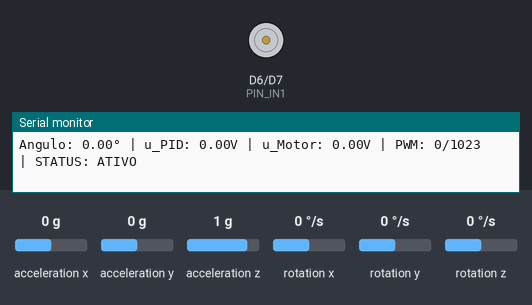
A sketch run on a simulated ESP8266 (NodeMCU). Shown: motor-driver pin pairs drawn as motors (green arrow = first pin HIGH = forward, orange = second pin HIGH = backward, longer = more drive, scaled by the enable pin), the last lines printed to the serial monitor. Inputs (shaded band) come from the test bench; at power-on: acceleration x 0 g, acceleration y 0 g, acceleration z 1 g, rotation x 0 °/s, rotation y 0 °/s, rotation z 0 °/s.

Above: at 1.7 s.
1.8 s: acceleration x set to 0.2 g
At 3.0 s:
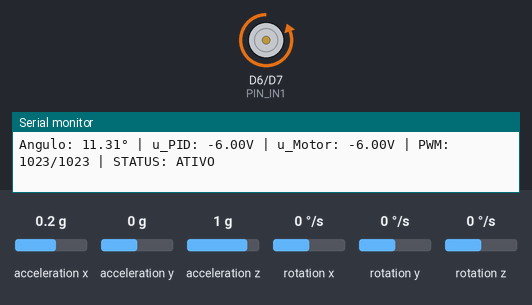
3.3 s: acceleration y set to -0.4 g
At 4.5 s:
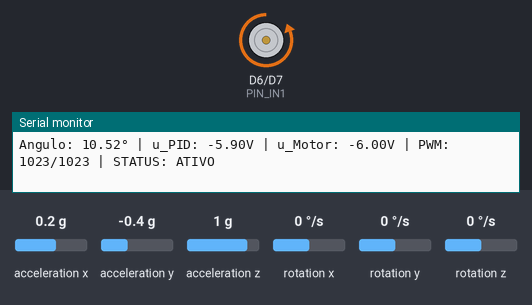
4.8 s: acceleration x set to -0.1 g
6.6 s: acceleration z set to -1.4 g
At 7.2 s:
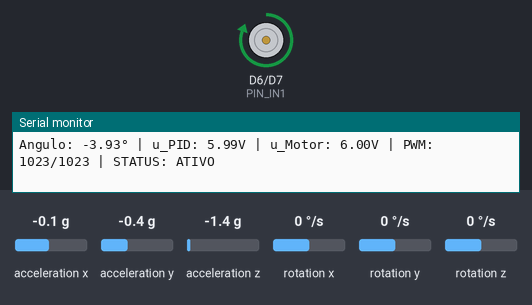
8.1 s: acceleration x set to 0.1 g
Timing chart, 0 to 11.1 s (numbered marks = the images above; inputs shaded):
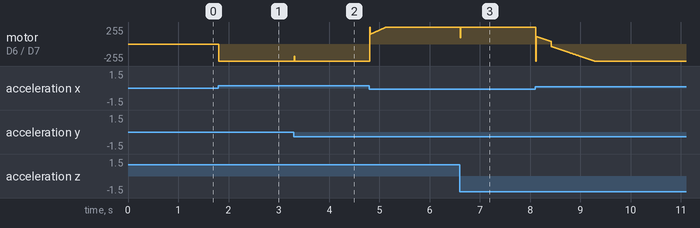

Measured:
- after the input at 1.8 s, motor on D6 (PIN_IN1) / D7 (PIN_IN2): stopped → backward 255/255 at once
- after the input at 3.3 s, motor on D6 (PIN_IN1) / D7 (PIN_IN2): backward 255/255 → backward 184/255 at once, → backward 255/255 0.01 s later
- after the input at 6.6 s, motor on D6 (PIN_IN1) / D7 (PIN_IN2): forward 255/255 → forward 92/255 at once, → forward 255/255 0.01 s later

The sketch:

pid-esp.ino
```cpp
#include "I2Cdev.h"
#include "MPU6050_6Axis_MotionApps20.h"
#include "Wire.h"

MPU6050 mpu;

// Pinos I2C no NodeMCU / ESP8266
#define PIN_SDA D2
#define PIN_SCL D1

// Ponte H L298N
#define PIN_ENA D5   // PWM (GPIO14)
#define PIN_IN1 D6   // Direção (GPIO12)
#define PIN_IN2 D7   // Direção (GPIO13)

//PWM 10 BITS
#define PWM_RANGE 1023
#define PWM_FREQ  1000     // 1 kHz

#define DIRECAO_MOTOR 1

// PARÂMETROS GERAIS
#define SAMPLE_TIME_MS 10      // tempo de amostragem
#define MAX_ANGLE 12.0         // angulo maximo (graus)
#define ANGULO_VERTICAL 0.0    // pêndulo em pé = 0°

// Parâmetros da bateria
const float V_BAT       = 6.0;    // Tensão da bateria
const float V_DEADBAND  = 0.9;   // Zona morta
const float V_MIN_MOVER = 0.9;   // Corte de corrente mínima

// Ganhos PID Turner
const float Kp = 30.42;
const float Ki = 86.57;
const float Kd = 1.66;

// Variáveis do MPU
uint8_t FIFOBuffer[64];
Quaternion q;
VectorFloat gravity;
float ypr[3];
bool mpuReady = false;

// Variáveis de Controle
float referenciaDeg    = ANGULO_VERTICAL;
float pitchOffset      = 0.0;
float pitchRAW         = 0.0;
float actualPITCH      = 0.0;
float integralErrorRad = 0.0;
float erroAnteriorRad  = 0.0;
bool primeiroPasso     = true;
bool motorAtivo        = false;
uint32_t lastHeartbeat = 0;
uint32_t lastPrint     = 0;
uint32_t lastMicros    = 0;

// MOTORES
// pwm: 0 a 1023 | sentido: +1 frente, -1 trás, 0 parado
void acionarMotores(int pwm, int sentido) {
  if (pwm <= 0 || sentido == 0) {
    digitalWrite(PIN_IN1, LOW);
    digitalWrite(PIN_IN2, LOW);
    analogWrite(PIN_ENA, 0);
    return;
  }

  sentido *= DIRECAO_MOTOR;

  if (sentido > 0) {
    digitalWrite(PIN_IN1, HIGH);
    digitalWrite(PIN_IN2, LOW);
  } else {
    digitalWrite(PIN_IN1, LOW);
    digitalWrite(PIN_IN2, HIGH);
  }

  if (pwm > PWM_RANGE) pwm = PWM_RANGE;
  analogWrite(PIN_ENA, pwm);
}

void setup() {
  Serial.begin(115200);

  // Configura ponte H e PWM de 10 bits
  pinMode(PIN_ENA, OUTPUT);
  pinMode(PIN_IN1, OUTPUT);
  pinMode(PIN_IN2, OUTPUT);
  analogWriteRange(PWM_RANGE);
  analogWriteFreq(PWM_FREQ);
  acionarMotores(0, 0);

  Wire.begin(PIN_SDA, PIN_SCL);
  Wire.setClock(100000); // 100kHz para evitar falhas nos cabos jumper

  Serial.println("\nIniciando MPU6050...");
  mpu.initialize();

  if (!mpu.testConnection()) {
    Serial.println("ERRO: MPU6050 nao encontrado. Verifique as conexoes!");
    return;
  }

  // Inicializa o processador de movimento interno (DMP)
  if (mpu.dmpInitialize() == 0) {
    mpu.setDMPEnabled(true);
    mpuReady = true;
    lastMicros = micros();
    Serial.println("MPU6050 pronto para leitura!");
  } else {
    Serial.println("ERRO: Falha ao inicializar o DMP.");
  }
}

void loop() {
  if (!mpuReady) return;

  if (millis() - lastHeartbeat >= SAMPLE_TIME_MS) {
    lastHeartbeat = millis();

    // Lê o pacote mais recente do sensor
    if (mpu.dmpGetCurrentFIFOPacket(FIFOBuffer)) {
      mpu.dmpGetQuaternion(&q, FIFOBuffer);
      mpu.dmpGetGravity(&gravity, &q);
      mpu.dmpGetYawPitchRoll(ypr, &q, &gravity);
      pitchRAW = ypr[1] * 180.0 / M_PI;
      actualPITCH = pitchRAW - pitchOffset;

      // dt real medido
      uint32_t agora = micros();
      float dt = (agora - lastMicros) / 1000000.0;
      lastMicros = agora;
      if (dt <= 0.0 || dt > 0.1) dt = SAMPLE_TIME_MS / 1000.0;

      float u_pid = 0.0;
      float u_motor = 0.0;
      int pwm_esp = 0;

      // Trava de segurança
      if (fabs(actualPITCH - referenciaDeg) >= MAX_ANGLE) {
        u_pid = 0.0;
        u_motor = 0.0;
        pwm_esp = 0;
        motorAtivo = false;
        integralErrorRad = 0.0;
        primeiroPasso = true;
      }
      else {
        motorAtivo = true;

        // Erro em radianos
        float referenciaRad = referenciaDeg * (M_PI / 180.0);
        float pitchRad = actualPITCH * (M_PI / 180.0);
        float erroRad  = referenciaRad - pitchRad;

        if (primeiroPasso) {
          erroAnteriorRad = erroRad;
          primeiroPasso = false;
        }

        // P e D
        float P = Kp * erroRad;
        float D = Kd * ((erroRad - erroAnteriorRad) / dt);
        erroAnteriorRad = erroRad;

        // ANTI-WINDUP
        float novaIntegral = integralErrorRad + (erroRad * dt);
        float I = Ki * novaIntegral;
        float u_teste = P + I + D;

        if (fabs(u_teste) <= V_BAT) {
          integralErrorRad = novaIntegral;
        }

        u_pid = P + (Ki * integralErrorRad) + D;

        // Zona morta e saturação
        if (fabs(u_pid) > 0.001) {
          float u_tentativa = u_pid + ((u_pid > 0) ? V_DEADBAND : -V_DEADBAND);

          if (fabs(u_tentativa) >= V_MIN_MOVER) {
            u_motor = u_tentativa;

            if (u_motor > V_BAT)  u_motor = V_BAT;
            if (u_motor < -V_BAT) u_motor = -V_BAT;

            // Escala PWM de 10 bits (0-1023)
            pwm_esp = (int)((fabs(u_motor) / V_BAT) * (float)PWM_RANGE);
          } else {
            u_motor = 0.0;
            pwm_esp = 0;
          }
        }
      }

      // Envia o sinal para a ponte H (L298N)
      if (motorAtivo && pwm_esp > 0) {
        acionarMotores(pwm_esp, (u_motor > 0) ? 1 : -1);
      } else {
        acionarMotores(0, 0);
      }

      // Diagnóstico (a cada 50 ms para não atrasar o controle)
      if (millis() - lastPrint >= 50) {
        lastPrint = millis();
        Serial.print("Angulo: ");   Serial.print(actualPITCH, 2); Serial.print("° | ");
        Serial.print("u_PID: ");    Serial.print(u_pid, 2);       Serial.print("V | ");
        Serial.print("u_Motor: ");  Serial.print(u_motor, 2);     Serial.print("V | ");
        Serial.print("PWM: ");      Serial.print(pwm_esp);        Serial.print("/1023 | ");
        Serial.println(motorAtivo ? "STATUS: ATIVO" : "STATUS: DESLIGADO (QUEDA)");
      }
    }
  }
}
```
